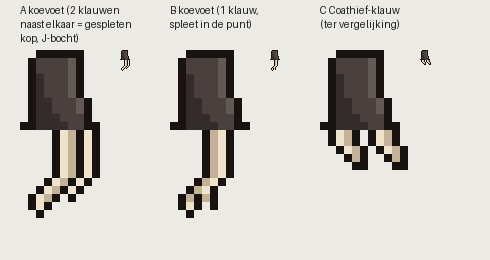

This figure's Python source:
"""Proef: zijn koevoetklauwen leesbaar op Gen 3-formaat? Hangende voorpoot (onderarm + hand) met
drie klauwvarianten, 1x en 8x, naast de klauw van Coathief op dezelfde schaal.
Draaien vanuit de repo-root: python3 docs/concept/sprites/wasbeer/ontwerp/koevoet_proef.py"""
import os
from PIL import Image, ImageDraw
HERE = os.path.dirname(os.path.abspath(__file__))
P = {'.': None, 'o': (24, 18, 16), 'd': (52, 44, 44), 'm': (74, 64, 62), 'l': (98, 88, 84),
     'c': (238, 228, 204), 'k': (196, 178, 150), 's': (150, 130, 108)}
# onderarm van boven naar beneden, hand, dan klauwen. c = licht, k = midden, s = schaduw, o = lijn
ARM = """
..oooooo...
.ommmmlo...
.ommmmlo...
.odmmmlo...
.odmmmlo...
.odmmmlo...
.oddmmmlo..
.oddmmmlo..
.odddmmmo..
ooddddmmoo.
""".strip('\n').split('\n')
VARS = {
 'A koevoet (2 klauwen\nnaast elkaar = gespleten\nkop, J-bocht)': """
....ockoco.
....ockoco.
....ockoco.
....ockoco.
....ockoco.
....ockoco.
...ockoco..
..ockoco...
.ocko.o....
.oco.......
..o........
""",
 'B koevoet (1 klauw,\nspleet in de punt)': """
....okco...
....okco...
....okco...
....okco...
....okco...
....okco...
...okco....
..okco.....
.okoko.....
.oco.o.....
..o........
""",
 'C Coathief-klauw\n(ter vergelijking)': """
.ocko.ocko.
.ocko.ocko.
..ocko.ocko
...oko..oko
....oo...oo
""",
}
cells = []
for name, claw in VARS.items():
    rows = ARM + claw.strip('\n').split('\n')
    w = max(len(r) for r in rows)
    im = Image.new('RGBA', (w, len(rows)), (0, 0, 0, 0))
    for y, r in enumerate(rows):
        for x, ch in enumerate(r):
            if P.get(ch):
                im.putpixel((x, y), P[ch] + (255,))
    cells.append((name, im))
W, H = 3 * 150 + 40, 260
sheet = Image.new('RGB', (W, H), (236, 234, 228))
d = ImageDraw.Draw(sheet)
for i, (name, im) in enumerate(cells):
    x0 = 20 + i * 150
    big = im.resize((im.width * 8, im.height * 8), Image.NEAREST)
    sheet.paste(big, (x0, 50), big)
    sheet.paste(im, (x0 + 100, 50), im)
    d.multiline_text((x0, 4), name, fill=(30, 30, 30))
sheet.save(os.path.join(HERE, 'koevoet_proef.png'))
